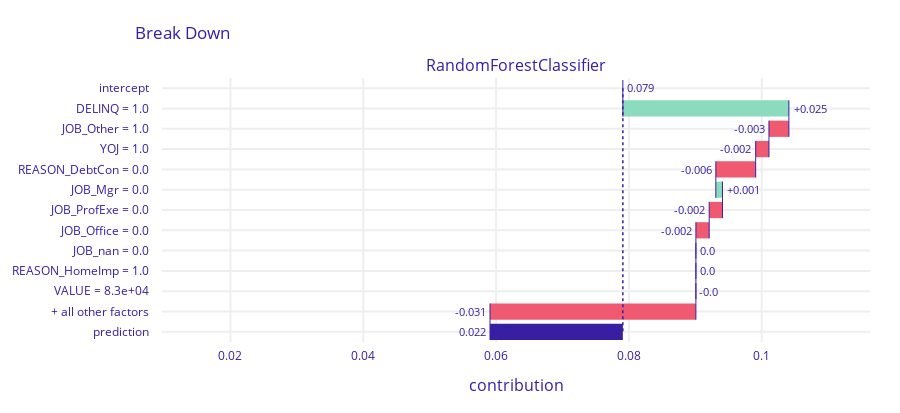

Source (notebook cell):
### Code cell
break_down = exp.predict_parts(obs, type = "break_down")
break_down.plot()

### Figure 1 — Plotly figure (JSON) as saved in the notebook; plotly's stock layout.template omitted (floating-point values rounded to 4 significant figures)
{"data": [{"base": 0.07909, "connector": {"line": {"color": "#371ea3", "dash": "solid", "width": 1}, "mode": "spanning"}, "decreasing": {"marker": {"color": "#f05a71"}}, "hoverinfo": "text+delta", "hoverlabel": {"bgcolor": "rgba(0,0,0,0.8)"}, "hovertext": ["Average response: 0.079<br>Prediction: 0.022", "DELINQ = 1.0<br>increases average response <br>by", "JOB_Other = 1.0<br>decreases average response <br>by", "YOJ = 1.0<br>decreases average response <br>by", "REASON_DebtCon = 0.0<br>decreases average response <br>by", "JOB_Mgr = 0.0<br>increases average response <br>by", "JOB_ProfExe = 0.0<br>decreases average response <br>by", "JOB_Office = 0.0<br>decreases average response <br>by", "JOB_nan = 0.0<br>decreases average response <br>by", "REASON_HomeImp = 1.0<br>decreases average response <br>by", "VALUE = 8.3e+04<br>decreases average response <br>by", "+ all other factors<br>decreases average response <br>by", "Average response: 0.079<br>Prediction: 0.022"], "increasing": {"marker": {"color": "#8bdcbe"}}, "measure": ["relative", "relative", "relative", "relative", "relative", "relative", "relative", "relative", "relative", "relative", "relative", "relative", "total"], "orientation": "h", "showlegend": false, "text": ["0.079", "+0.025", "-0.003", "-0.002", "-0.006", "+0.001", "-0.002", "-0.002", "0.0", "0.0", "-0.0", "-0.031", "0.022"], "textposition": "outside", "totals": {"marker": {"color": "#371ea3"}}, "type": "waterfall", "x": [0, 0.025, -0.003, -0.002, -0.006, 0.001, -0.002, -0.002, 0, 0, 0, -0.031, -0.057], "xaxis": "x", "y": ["intercept", "DELINQ = 1.0", "JOB_Other = 1.0", "YOJ = 1.0", "REASON_DebtCon = 0.0", "JOB_Mgr = 0.0", "JOB_ProfExe = 0.0", "JOB_Office = 0.0", "JOB_nan = 0.0", "REASON_HomeImp = 1.0", "VALUE = 8.3e+04", "+ all other factors", "prediction"], "yaxis": "y"}], "layout": {"annotations": [{"font": {"size": 16}, "showarrow": false, "text": "RandomForestClassifier", "x": 0.5, "xanchor": "center", "xref": "paper", "y": 1, "yanchor": "bottom", "yref": "paper"}, {"font": {"size": 16}, "showarrow": false, "text": "contribution", "x": 0.5, "xanchor": "center", "xref": "paper", "y": 0, "yanchor": "top", "yref": "paper", "yshift": -30}], "font": {"color": "#371ea3"}, "height": 413, "margin": {"b": 71, "r": 30, "t": 78}, "shapes": [{"line": {"color": "#371ea3", "dash": "dot", "width": 1.5}, "type": "line", "x0": 0.07909, "x1": 0.07909, "xref": "x", "y0": 0, "y1": 12, "yref": "y"}], "title": {"text": "Break Down", "x": 0.15}, "xaxis": {"anchor": "y", "automargin": true, "domain": [0, 1], "fixedrange": true, "gridwidth": 2, "range": [0.0097, 0.1163], "tickcolor": "white", "ticklen": 3, "ticks": "outside", "type": "linear", "zeroline": false}, "yaxis": {"anchor": "x", "automargin": true, "autorange": "reversed", "domain": [0, 1], "fixedrange": true, "gridwidth": 2, "tickcolor": "white", "ticklen": 10, "ticks": "outside", "type": "category"}}}
